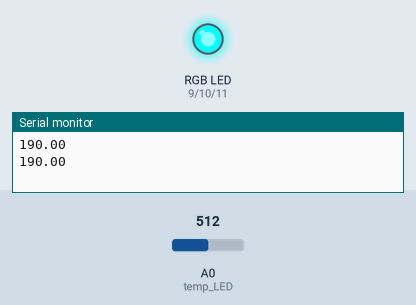
The sketch below on a simulated Arduino Uno, built with avr-gcc and run on an emulated ATmega328P. Parts: an RGB LED mixed from three pins (HIGH = lit), the last lines printed to the serial monitor. Inputs (shaded band) come from the test bench; at power-on: A0 (temp_LED) = 512.

Above: at 1.3 s.
1.4 s: A0 (temp_LED) set to 197
2.9 s: A0 (temp_LED) set to 172
At 4.0 s:
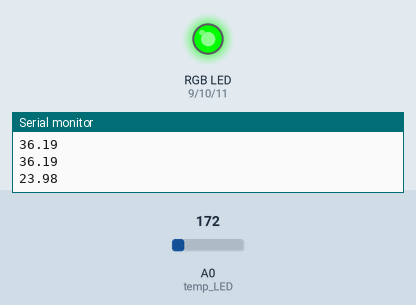
4.5 s: A0 (temp_LED) set to 122
At 5.2 s:
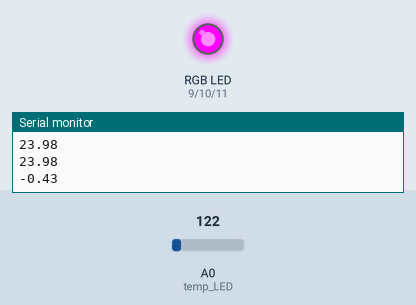
6.0 s: A0 (temp_LED) set to 152
At 6.4 s:
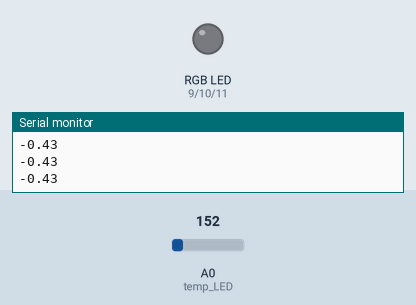
7.5 s: A0 (temp_LED) set to 20
At 8.8 s:
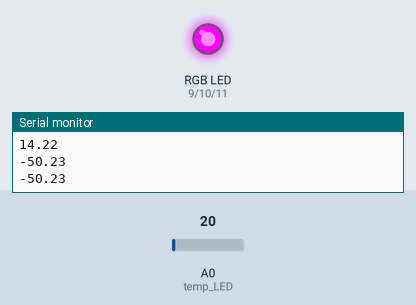
Timing chart, 0 to 10.0 s (numbered marks = the images above; inputs shaded):
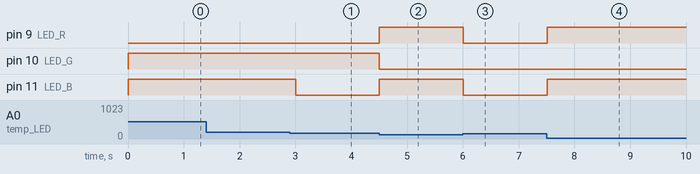

The sketch:

RGB.ino
```cpp
int LED_R = 9;   // デジタルピン9番に赤色LEDを割り当てる(変数)
 int LED_G = 10;  // デジタルピン10番に緑色LEDを割り当てる(変数)
 int LED_B = 11;  // デジタルピン11番に青色LEDを割り当てる(変数)
 int WAIT = 500;      // 待ち時間の指定
 float cel2=0.0;
void red(){
   digitalWrite(LED_R, LOW);
   digitalWrite(LED_G, HIGH);   // 赤色LEDを点灯しその他を消灯
   digitalWrite(LED_B, HIGH);
   delay(WAIT);
}
void blue(){
  digitalWrite(LED_R, HIGH);
   digitalWrite(LED_G, LOW);  // 緑色LEDを点灯しその他を消灯
   digitalWrite(LED_B, HIGH);
   delay(WAIT);

}
void green(){
   digitalWrite(LED_R, HIGH);
   digitalWrite(LED_G, HIGH);   // 青色LEDを点灯しその他を消灯
   digitalWrite(LED_B, LOW);
   delay(WAIT);
}

void orange(){
  digitalWrite(LED_R, LOW);
   digitalWrite(LED_G, HIGH);   // 青色LEDを点灯しその他を消灯
   digitalWrite(LED_B, LOW);
   delay(WAIT);
}
void white(){
  digitalWrite(LED_R, LOW);
   digitalWrite(LED_G, LOW);   // 青色LEDを点灯しその他を消灯
   digitalWrite(LED_B, LOW);
   delay(WAIT);
}

void temp_LED(){
  int val=analogRead(A0);
  float cel =(float)val*500.0/1024.0-60.0;
  if(cel<10)
    blue();
  else if(cel<20)
    white();
  else if(cel<30)
    orange();
  else
    red();
  cel2=cel;
}

 void setup(){
   Serial.begin(9600);
   pinMode(LED_R, OUTPUT);  // それぞれのピンを出力に設定
   pinMode(LED_G, OUTPUT);
   pinMode(LED_B, OUTPUT);
}


 void loop(){
  temp_LED();
  Serial.println(cel2);
}
```

Measured:
- the behaviour switches between 185 and 184 on A0 (temp_LED) (found by bisection; images 0 and 1)
- the behaviour switches between 143 and 144 on A0 (temp_LED) (found by bisection; images 2 and 3)
- after the input at 2.9 s, pin 11 (LED_B): HIGH → LOW after 0.10 s
- after the input at 4.5 s, pin 9 (LED_R), pin 11 (LED_B): LOW → HIGH at once; pin 10 (LED_G): HIGH → LOW at once
- after the input at 6.0 s, pin 9 (LED_R), pin 11 (LED_B): HIGH → LOW at once
- after the input at 7.5 s, pin 9 (LED_R), pin 11 (LED_B): LOW → HIGH at once
